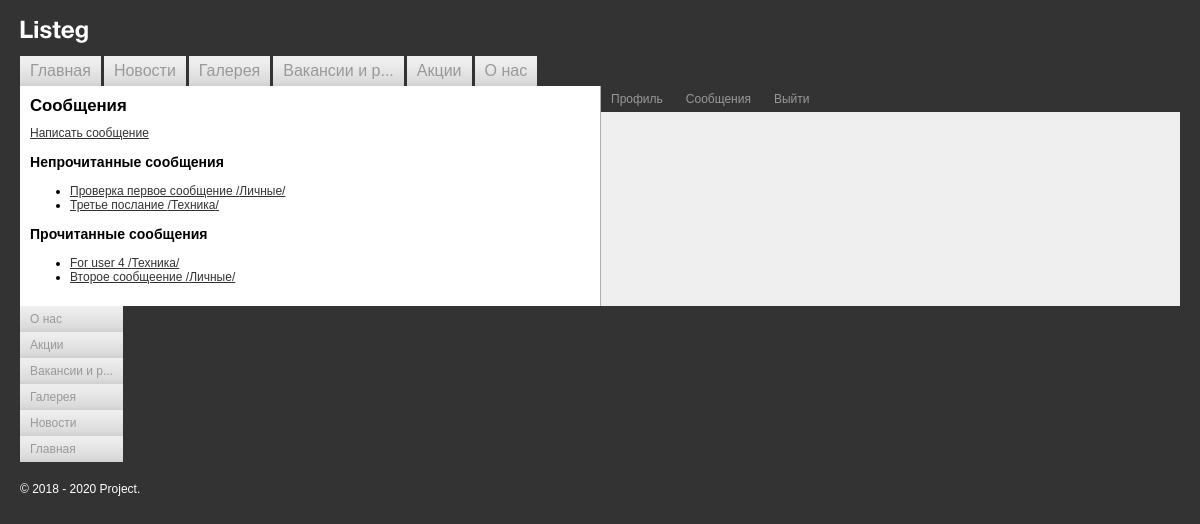
The app's page /posts/index.php (signed in) with its own data.
### tables this page shows
CREATE TABLE `posts` (
  `id` int(11) NOT NULL,
  `from_user_id` int(11) NOT NULL,
  `to_user_id` int(11) NOT NULL,
  `title` varchar(255) NOT NULL,
  `text` text NOT NULL,
  `section_id` int(11) NOT NULL,
  `created_at` timestamp NOT NULL DEFAULT CURRENT_TIMESTAMP,
  `readed_at` timestamp NULL DEFAULT NULL
);

CREATE TABLE `sections` (
  `id` int(11) NOT NULL,
  `name` varchar(255) NOT NULL,
  `parent_id` int(11) NOT NULL DEFAULT '0',
  `color_id` int(11) NOT NULL,
  `created_by` int(11) NOT NULL,
  `created_at` timestamp NOT NULL DEFAULT CURRENT_TIMESTAMP
);

### helper/menu.php (called while the page is built, shortened)
<?php
function create_menu(array $main_menu, string $sort = 'desc', string $ul_class = '')
{
    usort($main_menu, $sort == 'desc' ? "order_menu_revert" : "order_menu");
    include $_SERVER['DOCUMENT_ROOT'] . '/template/menu.php';
}

### helper/views.php (called while the page is built, shortened)
<?php
function is_current_page(string $path)
{
    return $path == parse_url($_SERVER['REQUEST_URI'], PHP_URL_PATH);
}
function cut_title($title)
{
    return mb_strlen($title) > 15 ? mb_substr($title, 0, 12) . '...' : $title;
}

### helper/auth.php (called while the page is built, shortened)
<?php
function is_login()
{
    static $is_login = null;
    if ($is_login !== null) {
        return $is_login;
    }
    $is_login = check_login() ? true : isset($_SESSION['is_login']);
    return $is_login;
}
function check_login()
{
    if (empty($_POST['auth'])) {
        return false;
    }
    require_once $_SERVER['DOCUMENT_ROOT'] . "/helper/database.php";
    return true;
}
function check_logout()
{
    return false;
}
function is_auth()
{
    require_once $_SERVER['DOCUMENT_ROOT'] . "/helper/database.php";
    return get_user($_SESSION['email']);
}

### helper/database.php (called while the page is built, shortened)
<?php
function connect()
{
    static $connect = null;
    $connect = $connect ?? mysqli_connect(DB_HOST, DB_USER, DB_PASSWORD, DB_NAME) or die(mysqli_connect_error());
    return $connect;
}
function get_user(string $email)
{
    $email = mysqli_escape_string(connect(), $email);
    $query = "SELECT * FROM users WHERE email = '$email' ";
    $result = mysqli_query(connect(), $query);
    $user = mysqli_fetch_assoc($result);
    $user['groups'] = [];
    $query = "
        SELECT g.*
        FROM group_user as gu
        LEFT JOIN groups as g ON gu.group_id = g.id
        WHERE user_id = " . $user['id'];
    $result = mysqli_query(connect(), $query);
    while ($group = mysqli_fetch_assoc($result)) {
        $user['groups'][$group['name']] = $group['description'];
    }
    return $user;
}
function get_posts(int $user_id)
{
    $posts = ['readed' => [], 'unreaded' => []];
    $user_id = mysqli_escape_string(connect(), $user_id);
    $query = "
        SELECT p.id, p.title, s.name as section_name, p.readed_at
        FROM posts as p INNER JOIN sections as s ON (p.section_id = s.id)
        WHERE p.to_user_id = $user_id
        ORDER BY p.readed_at DESC";
    $result = mysqli_query(connect(), $query);
    while ($post = mysqli_fetch_assoc($result)) {
        $posts[$post['readed_at'] ? 'readed' : 'unreaded'][] = $post;
    }
    return $posts;
}

### posts/index.php (the view, shortened to what this page needs)
<?php
require_once $_SERVER['DOCUMENT_ROOT'] . "/template/header.php";
require_once $_SERVER['DOCUMENT_ROOT'] . "/helper/auth.php";
require_once $_SERVER['DOCUMENT_ROOT'] . "/helper/database.php";
?>
<h1>Сообщения</h1>
<?php if ($user = is_auth()) : ?>
    <?php if (isset($user['groups']['writer'])) :
        $posts = get_posts($user['id']); ?>
        <a href="/posts/add/">Написать сообщение</a>
        <h3>Непрочитанные сообщения</h3>
        <?php if (count($posts['unreaded']) == 0) : ?>
            <p>Нет сообщений</p>
        <?php else : ?>
            <ul>
                <?php foreach ($posts['unreaded'] as $post) : ?>
                    <li><a href="/posts/read.php?post_id=<?= $post['id'] ?>">
                        <?= $post['title'] ?> /<?= $post['section_name']?>/
                    </a></li>
                <?php endforeach; ?>
            </ul>
        <?php endif; ?>
        <h3>Прочитанные сообщения</h3>
        <?php if (count($posts['readed']) == 0) : ?>
            <p>Нет сообщений</p>
        <?php else : ?>
            <ul>
                <?php foreach ($posts['readed'] as $post) : ?>
                    <li><a href="/posts/read.php?post_id=<?= $post['id'] ?>">
                        <?= $post['title'] ?> /<?= $post['section_name']?>/
                    </a></li>
                <?php endforeach; ?>
            </ul>
        <?php endif; ?>
    <?php else : ?>
        <p>Вы можете отправлять сообщения после прохождения модерации</p>
    <?php endif; ?>
<?php else : ?>
    <p>У вас нет доступа к этой странице. Требуется сначала <a href="/?login=yes">войти</a></p>
<?php endif; ?>
<?php
require_once $_SERVER['DOCUMENT_ROOT'] . "/template/footer.php";

### template/header.php (shortened to what this page needs)
<?php
require_once $_SERVER['DOCUMENT_ROOT'] . "/config/main_menu.php";
require_once $_SERVER['DOCUMENT_ROOT'] . "/helper/auth.php";
require_once $_SERVER['DOCUMENT_ROOT'] . "/helper/views.php";
require_once $_SERVER['DOCUMENT_ROOT'] . "/helper/menu.php";
?>
<!DOCTYPE html>
<html>
<head>
    <link href="/styles.css" rel="stylesheet">
</head>
<body>
    <div class="header">
        <div class="logo"><img src="/i/logo.png" width="68" height="23" alt="Project"></div>
        <div class="clearfix"></div>
    </div>
    <div class="clear">
        <?php create_menu($main_menu, 'asc'); ?>
    </div>
    <table width="100%" border="0" cellspacing="0" cellpadding="0">
        <tr>
            <td class="left-collum-index">

### template/menu.php
<ul class='main-menu <?= $ul_class ?>'>
    <?php foreach ($main_menu as $el) :?>
        <li class = '<?= is_current_page($el['path']) ? 'active' : '' ?>'>
            <a href='<?= $el['path'] ?>'><?= cut_title($el['title']) ?></a>
        </li>
    <?php endforeach; ?>
</ul>

### template/footer.php (shortened to what this page needs)
            </td>
            <?php require_once $_SERVER['DOCUMENT_ROOT'] . "/template/auth.php"; ?>
        </tr>
    </table>
    <div class="clearfix">
    </div>
    <div class="footer">&copy;&nbsp;<nobr>2018 - <?= date("Y") ?></nobr> Project.</div>
</body>
</html>

### template/auth.php (shortened to what this page needs)
<?php
$is_login = is_login();
?>
<td class="right-collum-index">
    <div class="project-folders-menu">
        <ul class="project-folders-v">
            <?php if (!$is_login) :?>
                <li class="<?= (isset($_GET['login']) && $_GET['login'] == 'yes') ? 'project-folders-v-active' : '' ?>">
                    <a href="/?login=yes">Авторизация</a>
                </li>
                <li><a href="#">Регистрация</a></li>
                <li><a href="#">Забыли пароль?</a></li>
            <?php else :?>
                <li class="<?= is_current_page('/profile.php') ? 'project-folders-v-active' : '' ?>">
                    <a href="/profile.php">Профиль</a>
                </li>
                <li class="<?= is_current_page('/posts/') ? 'project-folders-v-active' : '' ?>">
                    <a href="/posts/">Сообщения</a>
                </li>
                <li><a href="/?logout=yes">Выйти</a></li>
            <?php endif;?>
        </ul>
        <div class="clearfix"></div>
    </div>
</td>

### styles.css (style rules this page uses)
body { background: #333333; padding: 20px; margin: 0; color: #000000; font-family: Arial, Helvetica, sans-serif; font-size: 12px; }
div { border: none; font-size: 1em; }
tr td { font-size: 1em; border: none; }
img { border: none; }
a { text-decoration: underline; color: #333; }
.header { padding: 0; margin: 0 0 10px 0; border: none; }
.logo { float: left; margin: 0 10px 0 0; padding: 0; border: none; }
.logo img { border: none; }
.main-menu { margin: 0; padding: 0; clear: both; }
.main-menu li { list-style: none; float: left; background: url(i/top-menu-bg.gif) bottom repeat-x #efefef; margin: 0 3px 0 0; padding: 0; font-size: 16px; }
.main-menu.bottom { float: left; }
.main-menu.bottom li { float: none; display: block; font-size: 12px; }
.main-menu li a { padding: 6px 10px; text-decoration: none; display: block; color: #999999; }
.clearfix::after { content: ""; display: table; clear: both; }
.left-collum-index { background: #ffffff; margin: 0; padding: 10px; width: 50%; vertical-align: top; }
.left-collum-index h1 { font-size: 1.4em; color: #000000; margin: 0 0 10px 0; }
.right-collum-index { background: #efefef; margin: 0; padding: 0; width: 50%; border-left: solid 1px #aeaeae; vertical-align: top; }
.footer { color: #ffffff; margin: 20px 0 0 0; padding: 0; }
.project-folders-menu { background: #333333; margin: 0 0 10px 0; padding: 0 10px 0 0; }
.project-folders-v { margin: 0; padding: 0; }
.project-folders-v li { list-style: none; float: left; background: #333333; margin: 0 3px 0 0; padding: 0; }
.project-folders-v li a { padding: 6px 10px; text-decoration: none; display: block; color: #999999; }

### records on screen
posts: title "Проверка первое сообщение", section.name "Личные"
posts: title "Третье послание", section.name "Техника"
posts: title "For user 4", section.name "Техника"
posts: title "Второе сообщеение", section.name "Личные"

### other values on screen
cut_title($el['title']) "Главная"
cut_title($el['title']) "Новости"
cut_title($el['title']) "Галерея"
cut_title($el['title']) "Вакансии и р..."
cut_title($el['title']) "Акции"
cut_title($el['title']) "О нас"
